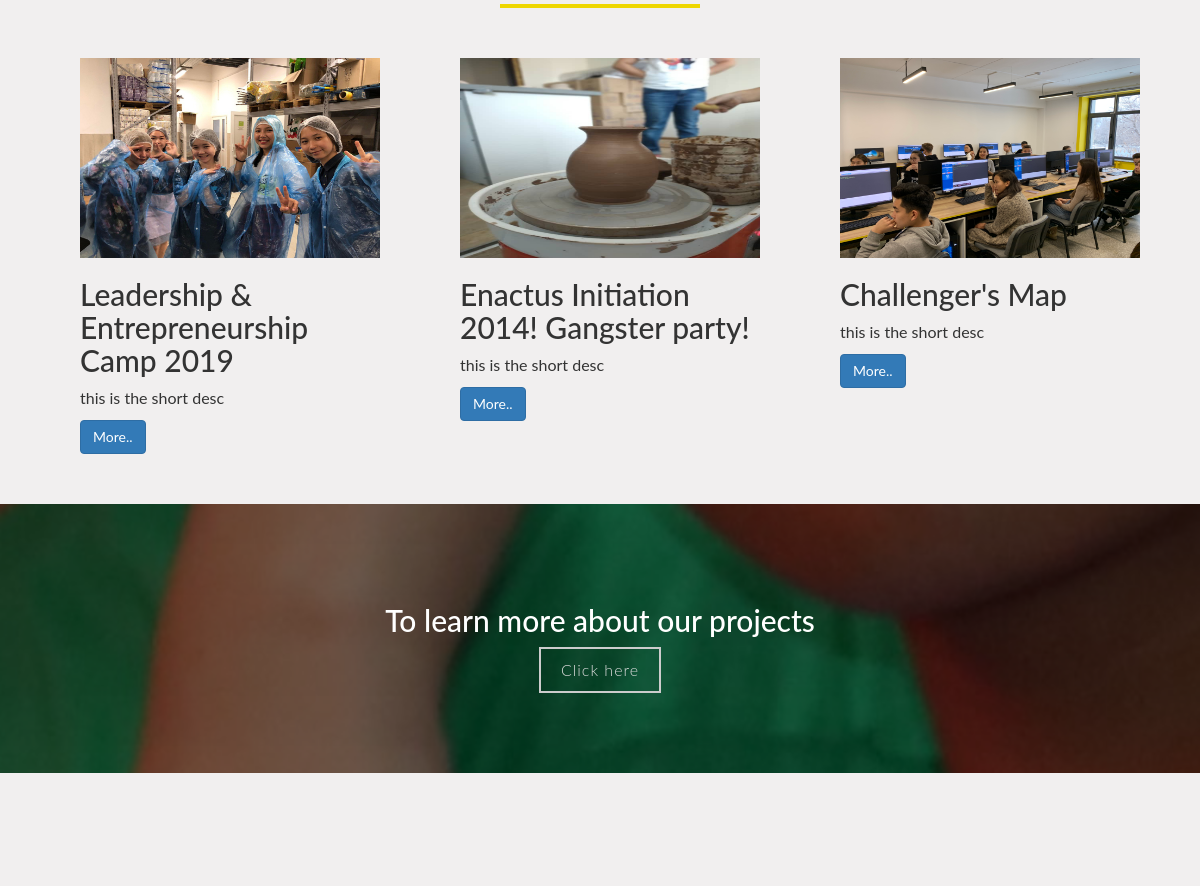
The app's page /en/ (middle part), older data.
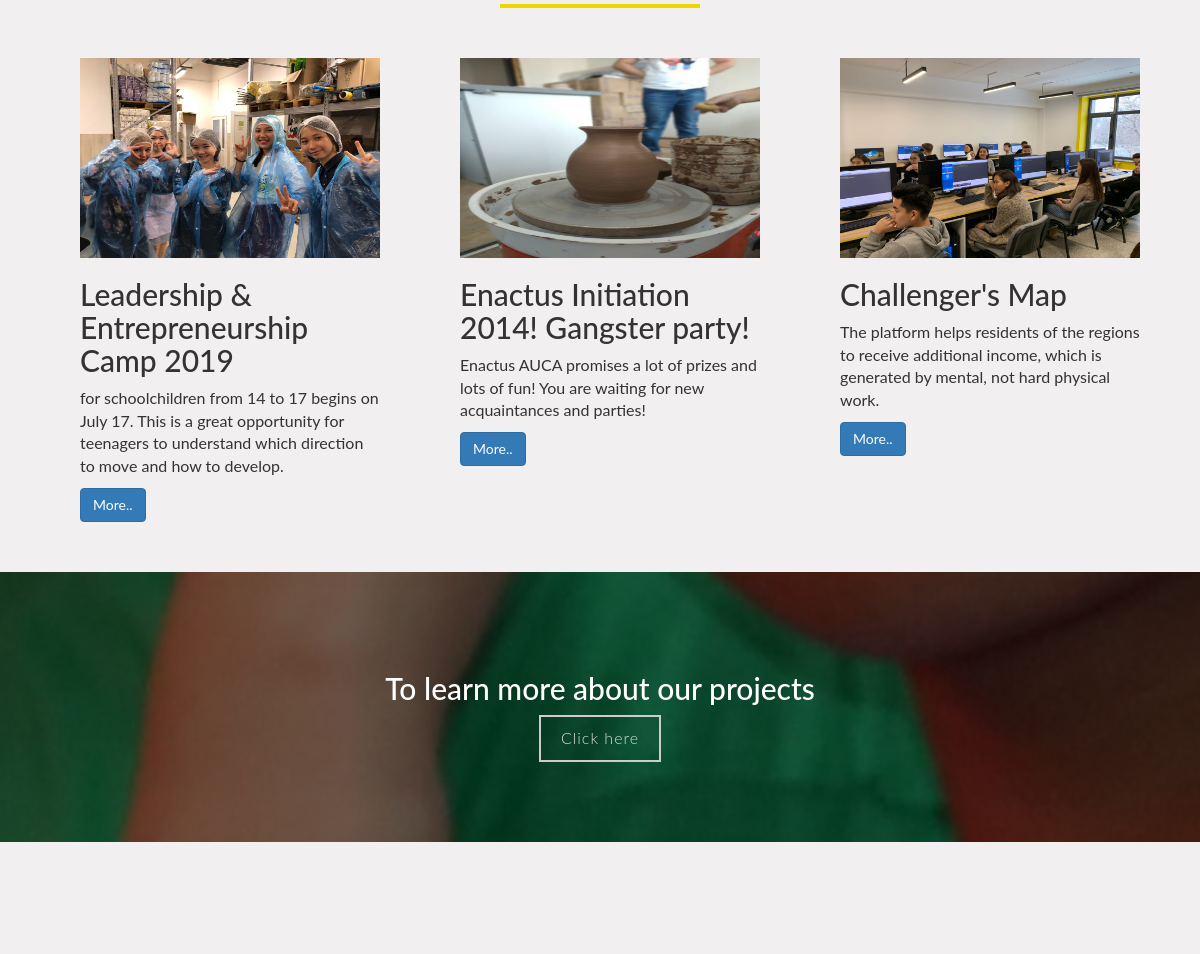
The same page, newer data.
### the_app/models.py (models this page shows, shortened)
class Projects(models.Model):
    name = models.CharField(max_length=100)
    short_desc = models.CharField(max_length=200)
    description = models.TextField()
    photo1 = models.ImageField(upload_to='project')
    photo2 = models.ImageField(upload_to='project', blank=True)

### the_app/views.py (the view, shortened to what this page needs)
# urls.py: 2. Add a URL to urlpatterns:  path('', views.home, name='home')
def home(request):
    aboutEnactus = AboutEnactus.objects.get(id=1)
    projects = Projects.objects.all()
    contact = Contact.objects.get(id=1)
    welcome = Welcome.objects.get(id=1)
    gallery = Gallery.objects.all()
    team = AcademicAdvisors.objects.all()
    form = MessageForm(request.POST or None)
    context = {'aboutEnactus': aboutEnactus,
               'projects': projects, 'contact': contact, 'team': team,
               'welcome': welcome, 'form': form, 'gallery': gallery}
    return render(request, 'index.html', context)

### the_app/templates/index.html (shortened to what this page needs)
{% extends "base.html" %}
{% load static %}
{% load i18n %}
{% get_current_language as LANGUAGE_CODE %}
{% block content %}
    <div class="container" style="margin-bottom: 50px;">
        <span class="team-border" style="margin-bottom: 5rem;"></span>
        {% for project in projects %}
            <div class="col-md-4" style="padding-left: 5rem; padding-right: 0;">
                <div class="card" style="width: 30rem;">
                    <img class="card-img-top" style="width:30rem; height: 20rem;" src="{{ project.photo1.url }}" alt="Card image cap">
                    <div class="card-body">
                    <h2 class="card-title">{{project.name}}</h2>
                    <p class="card-text">{{project.short_desc | safe}}</p>
                    <a href="/projects" class="btn btn-primary">More..</a>
                    </div>
                </div>
            </div>
            {% endfor %}
    </div>
    <section id="resume">
        <div class="text-center">
            <div class="overlay">
                <div class="container">
                    <div class="row">
                        <div class="col-md-12">
                            <h2>To learn more about our projects</h2>
                            <div id="resume-button">
                                <a class="resume-btn wp4" href="/projects" class="btn-default">Click here</a>
                            </div>
                        </div>
                    </div>
                </div>
            </div>
        </div>
    </section>
    <div class="container officers">
    </div>
{% endblock %}

Row changes from the older to the newer data that the page shows:
changed Projects: short_desc "this is the short desc" → "for schoolchildren from 14 to 17 begins on July 17. This is a great opportunity for teenagers to understand which direction to move and how to develop."
changed Projects: short_desc "this is the short desc" → "Enactus AUCA promises a lot of prizes and lots of fun! You are waiting for new acquaintances and parties!"
changed Projects "Challenger's Map": short_desc "this is the short desc" → "The platform helps residents of the regions to receive additional income, which is generated by mental, not hard physical work."
